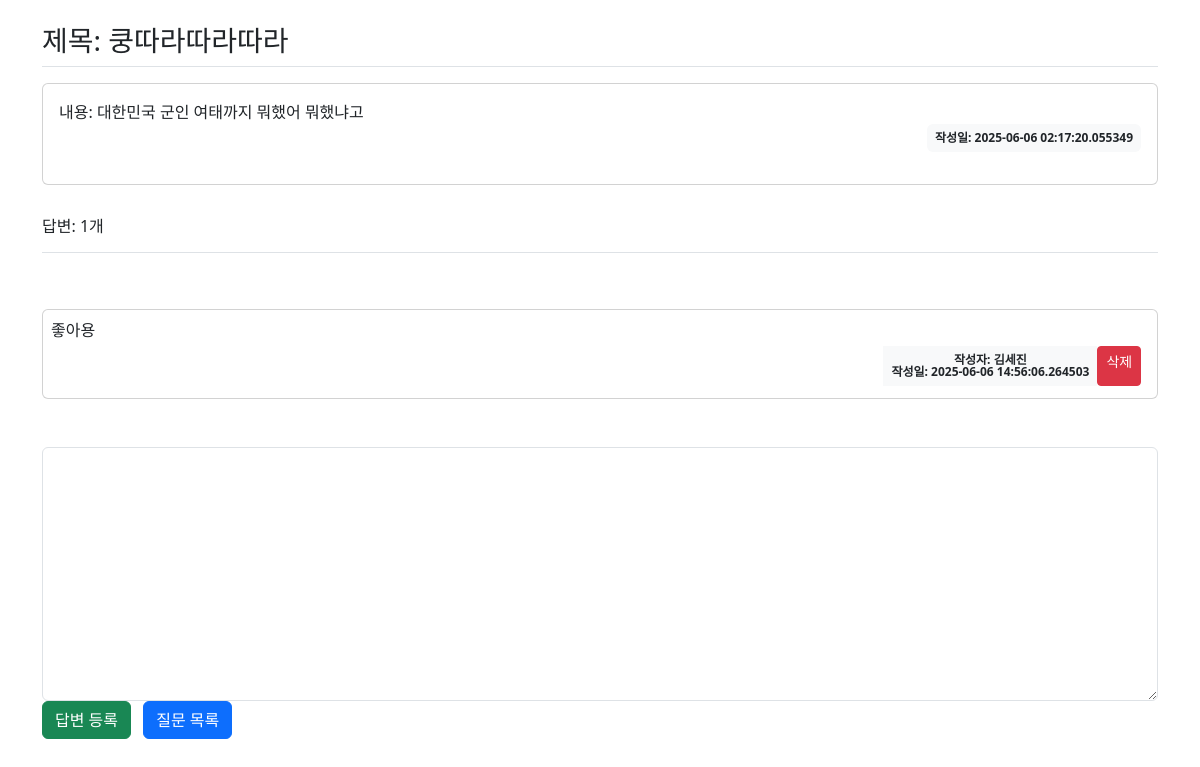
The page /question/detail/27/ (signed in) on the database its author committed.
### classtalk/models.py (models this page shows)
class Question(db.Model):
    id = db.Column(db.Integer, primary_key=True)
    subject = db.Column(db.String(200), nullable=False)
    content = db.Column(db.Text(), nullable=False)
    create_date = db.Column(db.DateTime(), nullable=False)
    user_id = db.Column(db.Integer, db.ForeignKey('user.id', ondelete='CASCADE'), nullable=False)
    user = db.relationship('User', backref=db.backref('question_set'))
    modify_date = db.Column(db.DateTime(), nullable=True)
    is_anonymous = db.Column(db.Boolean, default=False)  # 익명 여부 추가

class Answer(db.Model):
    id = db.Column(db.Integer, primary_key=True)
    question_id = db.Column(db.Integer, db.ForeignKey('question.id', ondelete='CASCADE'))
    question = db.relationship('Question', backref=db.backref('answer_set'))
    content = db.Column(db.Text(), nullable=False)
    create_date = db.Column(db.DateTime(), nullable=False)
    user_id = db.Column(db.Integer, db.ForeignKey('user.id', ondelete='CASCADE'), nullable=False)
    user = db.relationship('User', backref=db.backref('answer_set'))
    modify_date = db.Column(db.DateTime(), nullable=True)

class User(db.Model):
    id = db.Column(db.Integer, primary_key=True)
    username = db.Column(db.String(150), unique=True, nullable=False)
    password = db.Column(db.String(200), nullable=False)
    email = db.Column(db.String(120), unique=True, nullable=False)

### classtalk/views/question_views.py (the view)
@bp.route('/detail/<int:question_id>/')
def detail(question_id):
    form = AnswerForm()
    q = Question.query.get_or_404(question_id)
    return render_template('question/question_detail.html', question=q, form=form)

### classtalk/forms.py
class AnswerForm(FlaskForm):
    content = TextAreaField('내용', validators=[DataRequired('내용은 필수입력 항목입니다.')])

### classtalk/views/auth_views.py (called while the page is built)
@bp.before_app_request
def load_logged_in_user():
    user_id = session.get('user_id')
    if user_id is None:
        g.user = None
    else:
        g.user = User.query.get(user_id)

### classtalk/templates/question/question_detail.html (shortened to what this page needs)
<!DOCTYPE html>
<html lang="en">
<head>
    <link href="https://cdn.jsdelivr.net/npm/bootstrap@5.3.5/dist/css/bootstrap.min.css" rel="stylesheet">
</head>
<div class="container my-3">
<body>
    <h3 class="border-bottom py-2">
        제목: {{ question.subject }}
    </h3>
    <div class="card my-3">
        <div class="card-body">
            <div class="card-text">
                내용: {{ question.content }}
            </div>
            <div class="d-flex justify-content-end">
                {% if question.modify_date %}
                <div class="badge bg-light text-dark p-2 text-start mx-3">
                <div class="mb-2">수정: {{ question.modify_date }}</div>
                </div>
                {% else %}
                <div class="badge bg-light text-dark p-2">
                    작성일: {{ question.create_date }}
                </div>
                {% endif %}
            </div>
        </div>
    </div>
    <h6 class="border-bottom py-3">답변: {{ question.answer_set|length }}개</h6>
    <div style="white-space: pre-line;">
        {% for answer in question.answer_set %}
        <div class="card p-2">
            {{ answer.content }}
            <div class="card-body badge d-flex justify-content-end">
                <div class="bg-light text-dark p-2" text-start>
                    <div> 작성자: {{ answer.user.username }} </div>
                    <div> 작성일: {{answer.create_date}}</div>
                </div>
                {% if g.user and g.user == answer.user %}
                <a href="{{ url_for('question.answer_delete', answer_id=answer.id) }}"
                   class="btn btn-danger btn-sm"
                   onclick="return confirm('답변을 삭제하시겠습니까?');">
                    삭제
                </a>
          {% endif %}
            </div>
        </div>
        {% endfor %}
    </div>
    <form action="{{ url_for('answer.create', question_id=question.id) }}" method="post">
        <div>
            <textarea {% if not g.user %}disabled{% endif %}
                      name="content"
                      id="content"
                      class="form-control"
                      rows="10"></textarea>
        </div>
        <input type="submit" value="답변 등록" class ="btn btn-success">
        <a href="{{ url_for('question._list') }}" class="btn btn-primary ms-2">질문 목록</a>
    </form>
</body>
</div>
</html>

### rows shown on the page
Question: subject "쿵따라따라따라", content "대한민국 군인 여태까지 뭐했어 뭐했냐고", create_date "2025-06-06 02:17:20.055349"
Answer: content "좋아용", user.username "김세진", create_date "2025-06-06 14:56:06.264503"

### other values the page prints
{{ question.answer_set|length }} "1"
